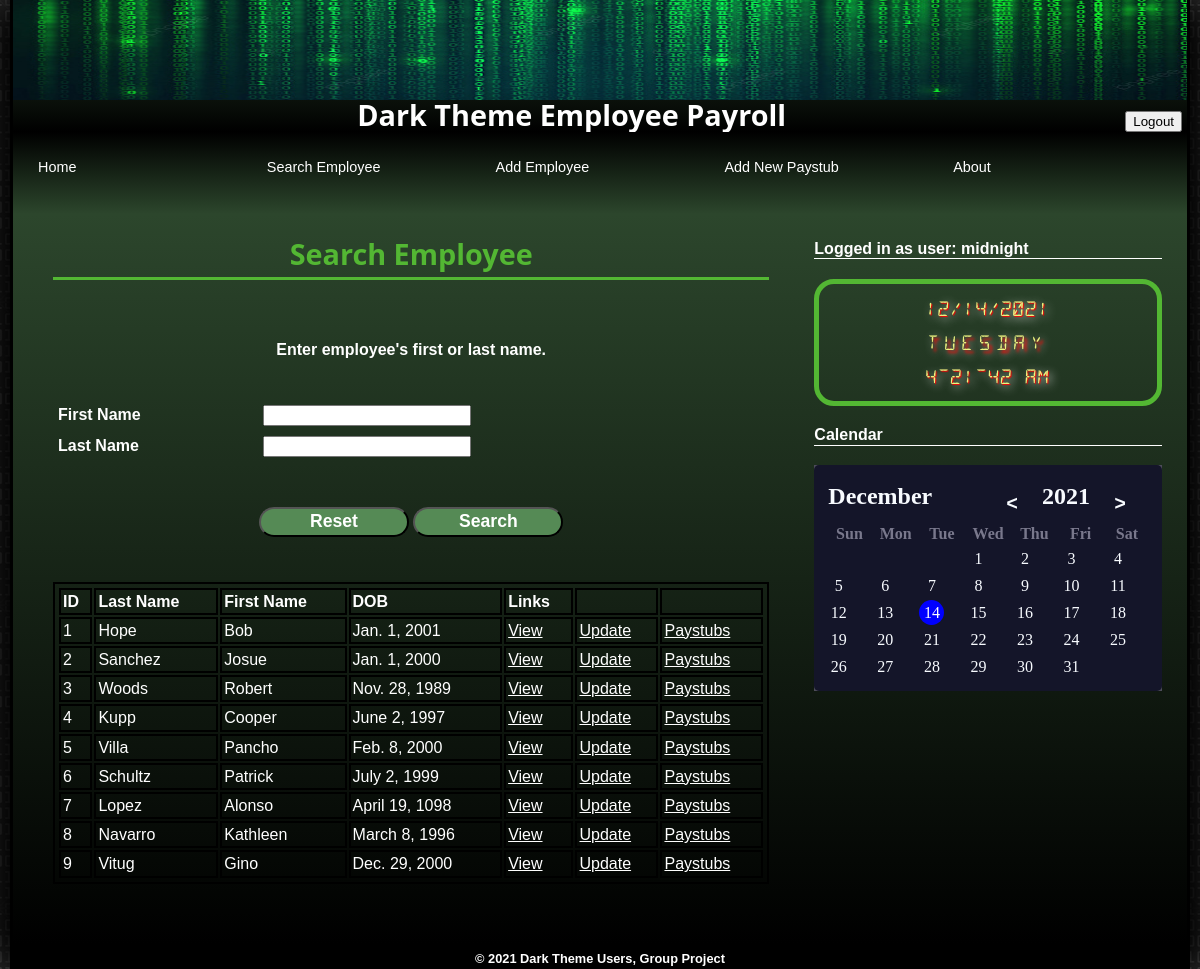
Page /search (signed in) on the committed database.
### persons/models.py (models this page shows)
class Person(models.Model):
    id_number = models.IntegerField(primary_key=True)
    first_name = models.TextField()
    last_name = models.TextField()
    middle_name = models.TextField(blank=True)
    address = models.TextField()
    birth_date = models.DateField()
    email = models.EmailField(('email address'), unique=True)

class Employee(Person):
    date_hired = models.DateField()
    pay_rate = models.DecimalField(max_digits=7, decimal_places=2)
    active = models.BooleanField()

class Person(models.Model):
    id_number = models.IntegerField(primary_key=True)
    first_name = models.TextField()
    last_name = models.TextField()
    middle_name = models.TextField(blank=True)
    address = models.TextField()
    birth_date = models.DateField()
    email = models.EmailField(('email address'), unique=True)

### persons/views.py (the view)
# urls.py: path('search', search_employee_view),
@login_required
def search_employee_view(request):
    employees = Employee.objects.all()
    context = {
        "employees": employees
    }
    if request.method == "GET":
        emp_fname = request.GET.get("fname")
        emp_lname = request.GET.get("lname")
    if isNotBlank(emp_fname):
        employees = Employee.objects.filter(first_name = emp_fname)
        context = {
            "employees": employees
        }
    elif isNotBlank(emp_lname):
        employees = Employee.objects.filter(last_name = emp_lname)
        context = {
            "employees": employees
        }
    elif isBlank(emp_fname) and isBlank(emp_lname):
        employees = Employee.objects.all()
        context = {
            "employees": employees
        }
    return render(request, "search-employee.html", context=context)

### persons/views.py (called while the page is built)
def isBlank(myString):
    return not (myString and myString.strip())

def isNotBlank(myString):
    return bool(myString and myString.strip())

### templates/search-employee.html (shortened to what this page needs)
{% extends "base.html" %}
{% block content %}
<h1>Search Employee</h1>
<p></p>
<form id="searchEmployeeForm" method="GET">
    <p>Enter employee's first or last name.<br> </p>
    <p></p>
    <label for="fnameBox">First Name</label>
    <input name="fname" id="fnameBox" type="string" />
    <label for="lnameBox">Last Name</label>
    <input name="lname" id="lnameBox" type="string" />
    <p>
        <input type="reset" />
        <input type="submit" value="Search" />
    </p>
    <p>
    <div id="table">
        <table width="100%" style="color: white; text-align: left">
            <thead>
                <tr>
                    <th>ID</th>
                    <th>Last Name</th>
                    <th>First Name</th>
                    <th>DOB</th>
                    <th>Links</th>
                    <th></th>
                    <th></th>
                </tr>
            </thead>
            <tbody>
                {% for emp in employees %}
                    <tr>
                        <td> {{ emp.id_number }} </td>
                        <td> {{ emp.last_name }} </td>
                        <td> {{ emp.first_name }} </td>
                        <td> {{ emp.birth_date }} </td>
                        <td> <a href="view/{{ emp.id_number }}" style="color: white;">View</a> </td>
                        <td> <a href="edit/{{ emp.id_number }}" style="color:white">Update</a> </td>
                        <td> <a href="paystubs/{{ emp.id_number }}" style="color: white;">Paystubs</a> </td>
                    </tr>
                {% endfor %}
            </tbody>
        </table>
    </div>
</p>
</form>
{% endblock content %}

### templates/base.html (shortened to what this page needs)
{% load static %}
<!DOCTYPE html>
<html lang="en">
    <head>
        <link rel="stylesheet" type="text/css" href="{% static 'css/dt_base.css' %}" />
        <link rel="stylesheet" type="text/css" href="{% static 'css/dt_styles.css' %}" />
        <link rel="stylesheet" type="text/css" href="{% static 'css/dt_forms.css' %}" />
        <link rel="stylesheet" type="text/css" href="{% static 'css/dt_validate.css' %}" />
        <link rel="stylesheet" type="text/css" href="{% static 'css/dt_clock_styles.css' %}" />
        <link rel="stylesheet" type="text/css" href="{% static 'css/dt_calendar_styles.css' %}" />
    </head>
    <body>
        <header>
            <img src="{% static 'images/dt_logo.png' %}" alt="Dark Theme Employee Payroll" id="logoimg" />
            <h1>Dark Theme Employee Payroll
                {% if user.is_authenticated %}
                <a href="/logout"><button>Logout</button></a>
                {% else %}
                <a href="/login"><button>Login</button></a>
                {% endif %}
            </h1>
        </header>
        <nav>
            <ul>
                <li><a href="/">Home</a></li>
                <li class="newgroup"><a href="/search">Search Employee</a></li>
                <li class="newgroup"><a href="/create">Add Employee</a></li>
                <li class="newgroup"><a href="/generate-pay">Add New Paystub</a></li>
                <li class="newgroup"><a href="/about">About</a></li>
            </ul>
        </nav>
        <section>
            {% block content %}
            {% endblock content %}
        </section>
        <aside>
            {% if user.is_authenticated %}
            <dt>Logged in as user: {{ user }}</dt>
            {% else %}
            <dt>You are not logged in!</dt>
            {% endif %}
            <br/>
            <div id="clock">
                <div id="date"></div>
                <div id="wday"></div>
                <div id="time"></div>
            </div>
            <br/>
            <dt>Calendar </dt>
            <br/>
            <div class="dark" id="calendar">
                <div class="calendar">
                    <div class="calendar-header">
                        <span class="month-picker" id="month-picker"></span>
                        <div class="year-picker">
                            <span class="year-change" id="prev-year">
                                <pre><</pre>
                            </span>
                            <span id="year"></span>
                            <span class="year-change" id="next-year">
                                <pre>></pre>
                            </span>
                        </div>
                    </div>
                    <div class="calendar-body">
                        <div class="calendar-week-day">
                            <div>Sun</div>
                            <div>Mon</div>
                            <div>Tue</div>
                            <div>Wed</div>
                            <div>Thu</div>
                            <div>Fri</div>
                            <div>Sat</div>
                        </div>
                        <div class="calendar-days"></div>
                    </div>
                </div>
            </div>
        </aside>
    </body>
    <footer>
        &copy; 2021 Dark Theme Users, Group Project
    </footer>
</html>

### static/css/dt_base.css (style rules this page uses)
article, aside, figcaption, figure, footer, header, main, nav, section { display: block; }
address, article, aside, blockquote, body, cite, div, dl, dt, dd, em, figcaption, figure, footer, h1, h2, h3, h4, h5, h6, header, html, img, li, main, nav, nav a, ol, p, section, span, ul, table, tr, td, th, col, colgroup { margin: 0; padding: 0; border: 0; font-size: 100%; background: transparent; -webkit-box-sizing: border-box; -moz-box-sizing: border-box; box-sizing: border-box; }
body { line-height: 1.2em; }
ul, ol { list-style: none; }
nav ul { list-style: none; list-style-image: none; }
nav a { text-decoration: none; }

### static/css/dt_styles.css (style rules this page uses)
html { background: rgb(51, 51, 51) url("images/dt_back.png"); font-family: Verdana, Geneva, sans-serif; height: 100%; }
body { background-color: grey; box-shadow: black 20px 0px 40px, black -20px 0px 40px; border-left: 3px solid black; border-right: 3px solid black; display: flex; flex-flow: row wrap; margin: 0px auto; min-width: 320px; max-width: 1180px; }
header { width: 100%; background: linear-gradient(to bottom, rgb(44, 70, 44), black); }
header img#logoimg { display: block; width: 100%; height: 100px; }
header h1 { font-family: Segoe, "Segoe UI", "DejaVu Sans", "Trebuchet MS", Verdana, sans-serif; font-size: 1.8em; margin: 5px 5px 5px; color: white; text-align: center; }
header h1 a { float: right; }
nav { width: 100%; }
nav ul { background: linear-gradient(to bottom, black, rgb(44, 70, 44)); column-width: 200px; column-gap: 20px; padding: 25px; }
nav ul li.newgroup { margin-top: 15px; }
nav ul li a { color: white; text-decoration: none; font-size: 0.9em; }
section { background: linear-gradient(to bottom, rgb(44, 70, 44), black); flex: 2 1 421px; padding: 10px 20px 20px 40px; }
section h1 { font-family: Segoe, "Segoe UI", "DejaVu Sans", "Trebuchet MS", Verdana, sans-serif; font-size: 1.8em; font-weight: bold; text-align: center; margin: 20px 0px 5px; color: rgb(83, 183, 51); }
section > p { color: white; font-weight: bold; margin-bottom: 20px; padding-bottom: 9px; border-bottom: 3px solid rgb(83, 183, 51); }
aside { background: linear-gradient(to bottom, rgb(44, 70, 44), black); color:white; flex: 1 2 220px ; padding: 25px; }
dt { font-size: 1em; border-bottom: 1px solid white; font-weight: bold; }
footer { color: white; background: black; height: 25px; padding-top: 5px; text-align: center; font-size: 0.8em; font-weight: bold; width: 100%; }

### static/css/dt_forms.css (style rules this page uses)
label { display: block; float: left; clear: left; margin: 5px; width: 200px; color: white; font-weight: bold; }
input, select, textarea { display: block; float: left; margin: 5px 0px; width: 200px; }
form p { clear: left; text-align: center; padding-top: 40px; color: white; font-weight: bold; }
input[type='submit'],input[type='reset'] { background-color: rgb(85, 138, 85); color: white; font-weight: bold; border-radius: 20px; float: none; display: inline; font-size: 1.1em; height: 30px; width: 150px; }
table, th, td { border: 2px solid black; color: white; text-align: left; padding: 2px; }

### static/css/dt_clock_styles.css (style rules this page uses)
div#clock { border: 5px solid rgb(83, 183, 51); border-radius: 20px; width: 100%; }
div#date, div#time { font-size: 1.2em; color:hsl(64,84%,73%); font-family: Segment14; text-shadow: 1px 1px 1px red, 3px 3px 10px white; text-align: center; margin: 15px auto; }
div#wday { font-size: 1.2em; color:hsl(64,84%,73%); font-family: Segment14; text-shadow: 3px 3px 3px red, 3px 3px 10px white; text-align: center; margin: 15px auto; letter-spacing: 0.25em; }

### rows in the picture
Employee: id_number "1", last_name "Hope", first_name "Bob", birth_date "Jan. 1, 2001"
Employee: id_number "2", last_name "Sanchez", first_name "Josue", birth_date "Jan. 1, 2000"
Employee: id_number "3", last_name "Woods", first_name "Robert", birth_date "Nov. 28, 1989"
Employee: id_number "4", last_name "Kupp", first_name "Cooper", birth_date "June 2, 1997"
Employee: id_number "5", last_name "Villa", first_name "Pancho", birth_date "Feb. 8, 2000"
Employee: id_number "6", last_name "Schultz", first_name "Patrick", birth_date "July 2, 1999"
Employee: id_number "7", last_name "Lopez", first_name "Alonso", birth_date "April 19, 1098"
Employee: id_number "8", last_name "Navarro", first_name "Kathleen", birth_date "March 8, 1996"
Employee: id_number "9", last_name "Vitug", first_name "Gino", birth_date "Dec. 29, 2000"

### other values in the picture
{{ user }} "midnight"
